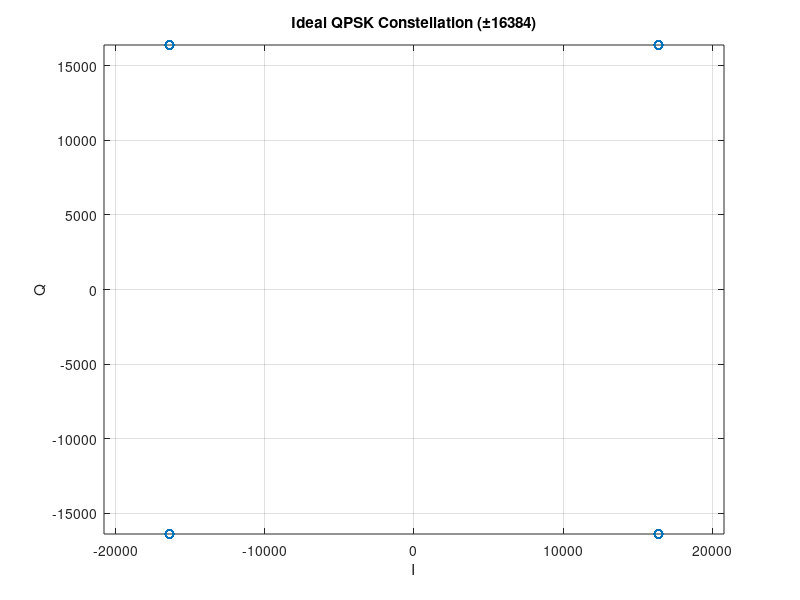

The MATLAB source for this figure: (Note: this script raises an error after producing the figure.)
%One sample per symbol
% Parameters
M = 4;                  % QPSK
numSymbols = 1000;      % number of symbols
amp = 16384;            % amplitude

% Generate random symbol indices (0..3)
symbols = randi([0 M-1], numSymbols, 1);

% Map to QPSK constellation
I = zeros(numSymbols,1);
Q = zeros(numSymbols,1);

for k = 1:numSymbols
    switch symbols(k)
        case 0
            I(k) = +amp; Q(k) = +amp;
        case 1
            I(k) = -amp; Q(k) = +amp;
        case 2
            I(k) = -amp; Q(k) = -amp;
        case 3
            I(k) = +amp; Q(k) = -amp;
    end
end

% Save to text files (one column each)a
save('I_QPSK.txt','I','-ascii');
save('Q_QPSK.txt','Q','-ascii');

% Plot constellation
figure;
plot(I, Q, 'o');
xlabel('I'); ylabel('Q'); axis equal; grid on;
title('Ideal QPSK Constellation (\pm16384)');


%Sps=16
% Load signals and here I and Q file is generated through verilog from Vivado block design simulation.These are the outputs of srrc pulse shaping filter
I = load('I'.txt');
Q = load('Q'.txt');
signal = I + 1j*Q;

% Fixed phase rotation (e.g. 45 degrees = pi/4 radians)
theta = pi/4;
rotated_signal = signal * exp(1j*theta);

% Extract rotated I and Q
I_rot = real(rotated_signal);
Q_rot = imag(rotated_signal);

% Save rotated signals
save('Isignal_rotated.txt','I_rot','-ascii');
save('Qsignal_rotated.txt','Q_rot','-ascii');

% Plot before/after
figure;
plot(I, Q, 'o'); hold on;
plot(I_rot, Q_rot, 'o');
legend('Original','Rotated');
title(['Constellation with ', num2str(theta*180/pi), '° Phase Rotation']);
xlabel('I'); ylabel('Q'); axis equal; grid on;




